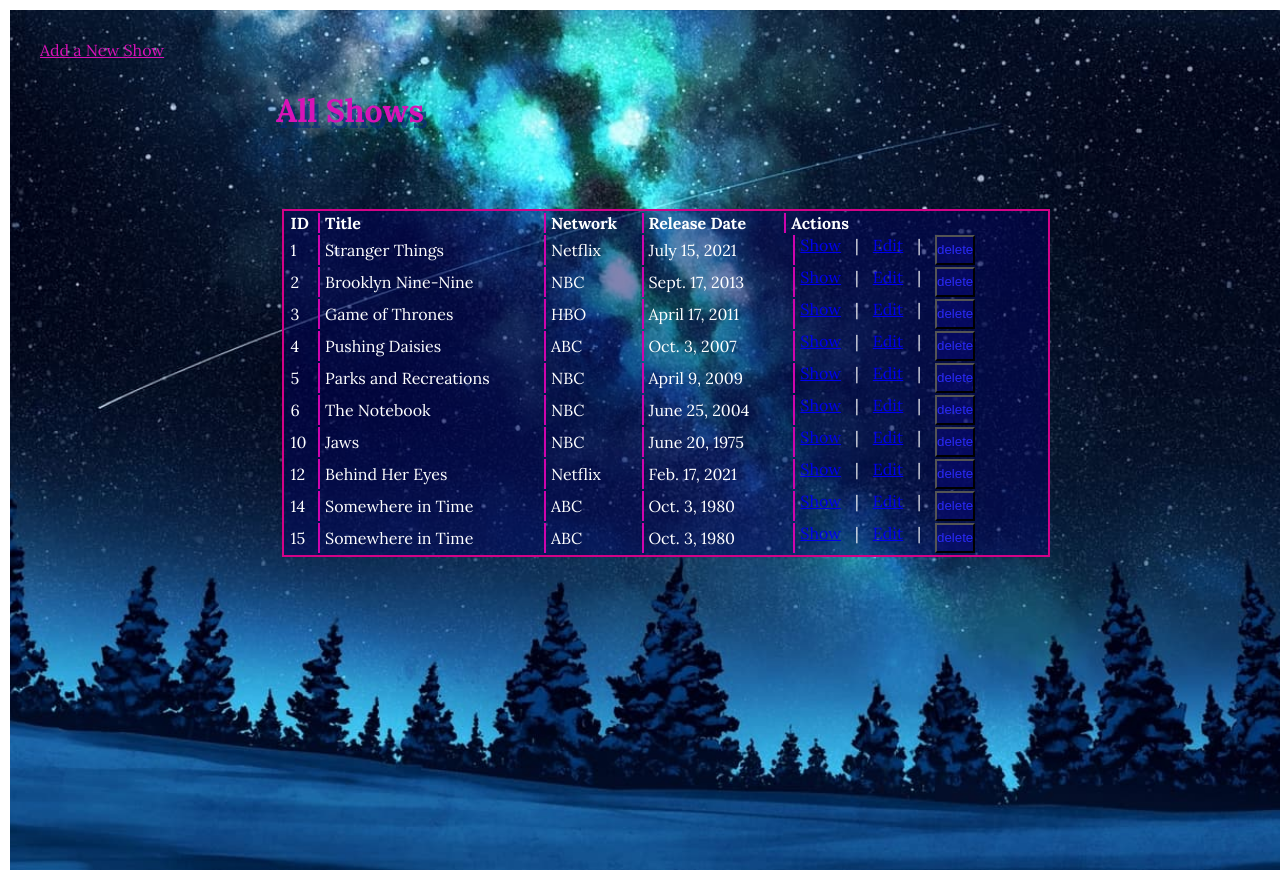
The page / on the database its author committed.
### semi_restful_validated_app/models.py (models this page shows, shortened)
class Show(models.Model):
    title = models.CharField(max_length=255)
    network = models.CharField(max_length=255)
    release_date = models.DateField()
    description = models.CharField(max_length=255)
    objects = ShowManager()
    created_at = models.DateTimeField(auto_now_add=True)
    updated_at = models.DateTimeField(auto_now=True)

### semi_restful_validated_app/views.py (the view)
# urls.py: path('', views.index), #GET request redirecting to shows route
def index(request):
    context = {
        'all_shows': Show.objects.all()
    }
    return render(request, 'all_shows.html', context)

### semi_restful_validated_app/templates/all_shows.html (shortened to what this page needs)
<!DOCTYPE html>
<html lang="en">
<head>
    {% load static %}
    <link rel="stylesheet" href="{% static 'css/all_shows.css' %}">
</head>
<body>
    <div id="wrapper">
        <h1>All Shows</h1>
        <div id="container">
            <table>
                <thead>
                    <tr>
                        <th class="id_column">ID</th>
                        <th class="row_line">Title</th>
                        <th class="row_line">Network</th>
                        <th class="row_line">Release Date</th>
                        <th class="row_line" id="actions_position">Actions</th>
                    </tr>
                </thead>
                <tbody>
                    {% for show in all_shows %}
                    <tr>
                        <td class="id_column">{{show.id}}</td>
                        <td class="row_line">{{show.title}}</td>
                        <td class="row_line">{{show.network}}</td>
                        <td class="row_line">{{show.release_date}}</td>
                        <td>
                            <div id="links_button">
                                <a id="show_line" href="shows/{{show.id}}/show">Show</a><span class="span">|</span>
                                <a href="shows/{{show.id}}/edit">Edit</a><span class="span">|</span>
                                <form method="POST" id="delete_btn" action="shows/{{show.id}}/delete">{% csrf_token %} <input type="submit" value="delete"></form>
                            </div>
                        </td>
                    </tr>
                    {% endfor %}
                </tbody>
            </table>
        </div>
        <a id="new_show_btn" href="/show/new">Add a New Show</a>
    </div>
</body>
</html>

### semi_restful_validated_app/static/css/all_shows.css (style rules this page uses)
* { margin: 0; padding: 0; }
#wrapper { display: flex; flex-direction: column; width: 100%; height: 100vh; padding: 30px; font-family: Lora, serif; background-size: cover; background-image: url(./galaxy2.jpg); background-repeat: no-repeat; background-position: center; margin: 10px 10px 0 10px; }
h1 { position:absolute; top: 8%; left: 20%; width: 60%; padding: 20px; color: rgb(215, 19, 183); text-shadow: 4px 6px rgba(4, 45, 120, 0.689); }
#container { width: 60%; height: 45vh; position:absolute; top: 24%; left: 22%; }
table { width: 100%; height: 40%; align-items:center; justify-content: space-between; border: solid 2px rgb(212, 2, 135); text-align:left; background:rgba(2, 2, 91, 0.483); color: white; }
#actions_position { padding-left: 5px; }
.id_column { padding-left: 5px; }
.row_line { border-left: solid 2px rgb(207, 4, 173); padding-left: 5px; }
#show_line { padding-left: 10px; }
#links_button { width: 200px; height: 30px; display: flex; flex-direction: row; justify-content: space-evenly; }
a, #delete_btn { display: flex; }
#delete_btn { text-decoration: underline; text-decoration: blue; }
input { color:rgb(42, 42, 245); background-color: rgba(8, 8, 122, 0.513); }
#new_show_btn { color: rgb(215, 19, 183); display: inline-block; }
#show_line { border-left: solid 2px rgb(207, 4, 173); padding-left: 5px; }
.span { padding-left: 5px; padding-right: 5px; }

### rows shown on the page
Show: id "1", title "Stranger Things", network "Netflix", release_date "July 15, 2021"
Show: id "2", title "Brooklyn Nine-Nine", network "NBC", release_date "Sept. 17, 2013"
Show: id "3", title "Game of Thrones", network "HBO", release_date "April 17, 2011"
Show: id "4", title "Pushing Daisies", network "ABC", release_date "Oct. 3, 2007"
Show: id "5", title "Parks and Recreations", network "NBC", release_date "April 9, 2009"
Show: id "6", title "The Notebook", network "NBC", release_date "June 25, 2004"
Show: id "10", title "Jaws", network "NBC", release_date "June 20, 1975"
Show: id "12", title "Behind Her Eyes", network "Netflix", release_date "Feb. 17, 2021"
Show: id "14", title "Somewhere in Time", network "ABC", release_date "Oct. 3, 1980"
Show: id "15", title "Somewhere in Time", network "ABC", release_date "Oct. 3, 1980"
